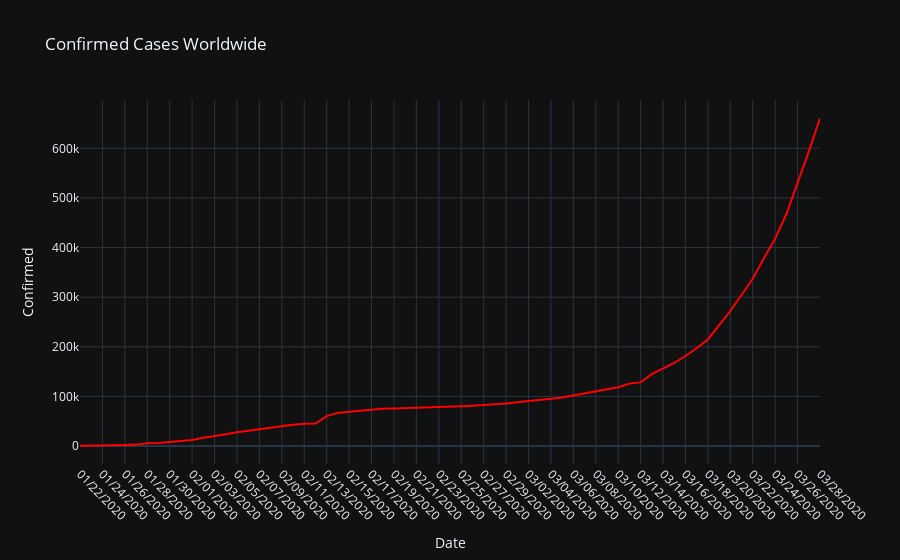
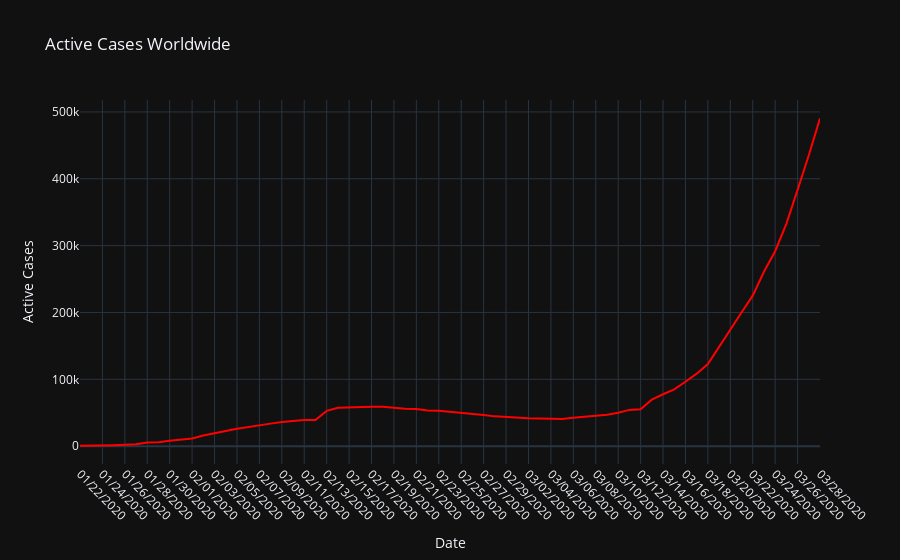
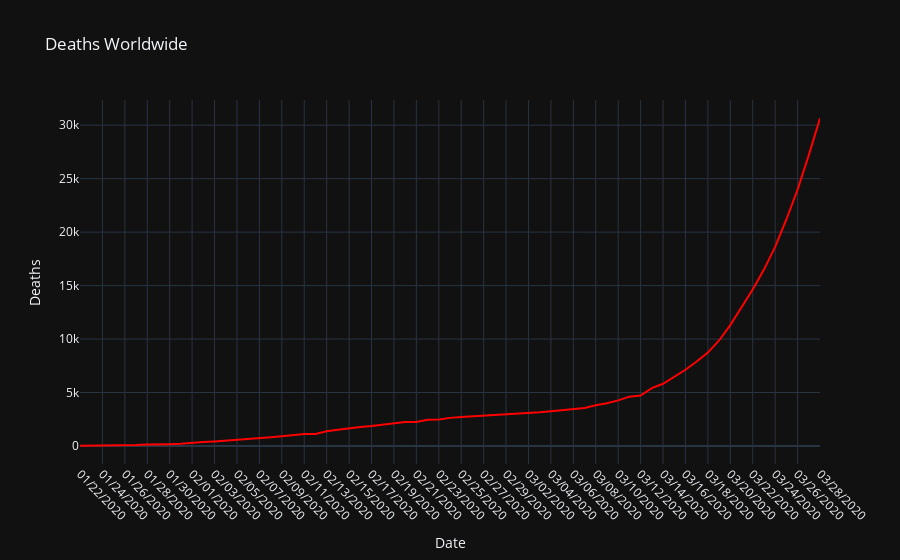
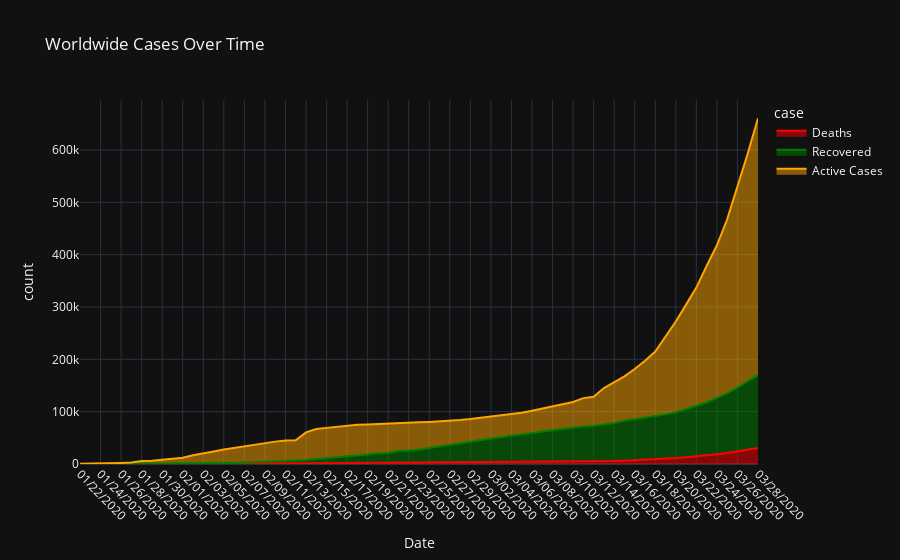

Source (notebook cell) for these figures, in order:
### Code cell
color1 = ['red']
color2 = ['red', 'green', 'orange']

graph = px.line(grp_by_date, x='Date', y='Confirmed', title= 'Confirmed Cases Worldwide', template="plotly_dark" , color_discrete_sequence = color1)
graph.update_xaxes(tickangle=45)
graph.show()

graph1 = px.line(grp_by_date, x='Date', y='Active Cases', title= 'Active Cases Worldwide', template="plotly_dark", color_discrete_sequence = color1 )
graph1.update_xaxes(tickangle=45)
graph1.show()

graph2 = px.line(grp_by_date, x='Date', y='Deaths', title= 'Deaths Worldwide', template="plotly_dark", color_discrete_sequence = color1 )
graph2.update_xaxes(tickangle=45)
graph2.show()

df_melt = grp_by_date.melt(id_vars='Date', value_vars=['Deaths', 'Recovered', 'Active Cases'], var_name='case', value_name='count')
graph3 = px.area(df_melt, x='Date' , y='count' , color='case', title='Worldwide Cases Over Time', template="plotly_dark", color_discrete_sequence = color2)
graph3.update_xaxes(tickangle=45)
graph3.show()

Image(pio.to_image(graph, format='png'))
